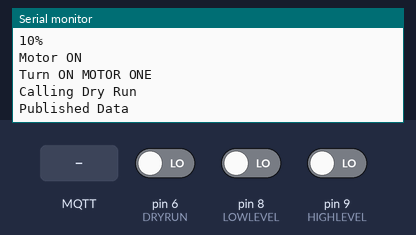
The sketch below on a simulated Arduino Uno, built with avr-gcc and run on an emulated ATmega328P. Parts: the last lines printed to the serial monitor. The inputs (shaded band) are chosen by the test bench; at power-on: pin 6 (DRYRUN) LOW, pin 8 (LOWLEVEL) LOW, pin 9 (HIGHLEVEL) LOW. WiFi joins after 1.5 s; servers stay silent unless stated; no MQTT or app messages arrive unless stated.

Above: at 2.3 s.
2.4 s: MQTT message "/online" arrives on the first subscribed topic
At 3.6 s:
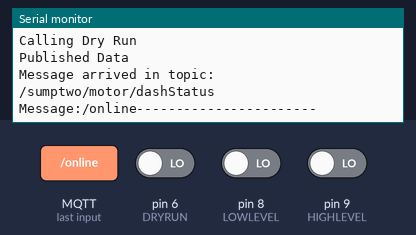
3.9 s: MQTT message "1" arrives on the first subscribed topic
5.4 s: MQTT message "on" arrives on the first subscribed topic
At 6.0 s:
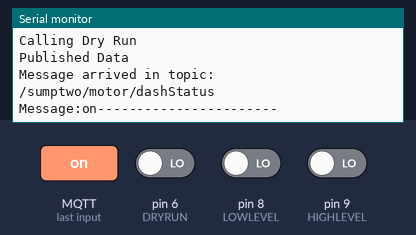
8.4 s: MQTT message "off" arrives on the first subscribed topic
At 9.6 s:
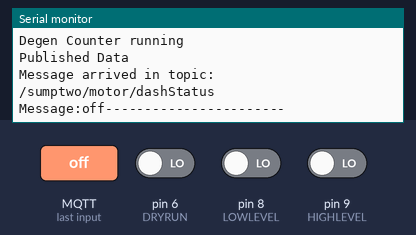

The sketch:

sumptwo.ino
```cpp
#include <SPI.h>
#include <Ethernet.h>
#include "PubSubClient.h"

#define LOWLEVEL 8 //yellow
#define HIGHLEVEL 9 //green
#define DRYRUN 6 //red

#define DEGENCOUNT 2
#define INTERVAL    2000 // 3 sec delay between publishing

#define CLIENT_ID       "SUMP_2_LEVEL" //client ID | Unique ID for SUMP & motor

#define LEVELTOPIC "/sumptwo/level"
#define ONLINESTATUS "/sumptwo/online"
#define MOTORSTATUS "/sumptwo/motor/motorstatus"
#define DASH_MOTORSTATUS "/sumptwo/motor/dashStatus"
#define DRYRUNSTATUS "/sumptwo/dryrunstatus"
#define DEGENSTATUS "/sumptwo/degen"
#define MESSAGES "/messages"

bool onTimStartFlag = false;
bool firstDegenFlag = false;
bool dryRunError = false;

unsigned long onTime, interval = 5000;//90000; //Dry run interval 1 Mnt
bool motorOnFlag = false;
bool motorWorking = false;
bool degenTimer = false;
int degenCount = 0;
unsigned long degenStartTime, degenInterval = 5000;//3600000; //Degeneration time 1Hr

bool motorConditionFlag = false;

//--------ETherNet Config-----


int failCount = 0;
long previousMillis;

byte mac[] = { 0xDE, 0xAD, 0xBE, 0xEE, 0xAE, 0xED };

IPAddress ip(192, 168, 1, 82);
IPAddress myDns(192, 168, 1, 1);
IPAddress gateway(192, 168, 1, 1);
IPAddress subnet(255, 255, 255, 0);

EthernetClient client;
PubSubClient mqttClient;

//--------------resetFunction
void(* resetFunc) (void) = 0;

//--------------CallBack
void callback(char* topic, byte* payload, unsigned int length) {

  Serial.print("Message arrived in topic: ");
  Serial.println(topic);

  Serial.print("Message:");
  for (int i = 0; i < length; i++) {
    Serial.print((char)payload[i]);
  }
  Serial.println("-----------------------");
  if (strcmp(topic, "/online") == 0) {
    //    Serial.println("Online check status ");
    //    mqttClient.publish(ONLINESTATUS, "Online");
  }
}
void setup() {
  // put your setup code here, to run once:
  pinMode(LOWLEVEL, INPUT);
  pinMode(HIGHLEVEL, INPUT);
  pinMode(DRYRUN, INPUT);

  Serial.begin(9600);
  delay(100);

  //-----ethernet setup
  //Removed DHCP setting, coz. this is a local network with no internet = so, used static IP.
  // start the Ethernet connection:
  Serial.println("Initialize Ethernet with IP:");
  // Check for Ethernet hardware present
//  if (Ethernet.hardwareStatus() == EthernetNoHardware) {
//    Serial.println("Ethernet shield was not found.  Sorry, can't run without hardware. :(");
//    while (true) {
//      delay(1); // do nothing, no point running without Ethernet hardware
//    }
//  }
//  if (Ethernet.linkStatus() == LinkOFF) {
//    Serial.println("Ethernet cable is not connected.");
//  }
  // try to congifure using IP address instead of DHCP:
  Ethernet.begin(mac, ip, gateway, subnet);
  Serial.print("  DHCP assigned IP ");
  Serial.println(Ethernet.localIP());
// give the Ethernet shield a second to initialize:
delay(1000);

Serial.println(F("SUMP 2 Level Testor"));

//setup MQTT client
mqttClient.setClient(client);
mqttClient.setCallback(callback);

//mqttClient.setServer("test.mosquitto.org", 1883);
mqttClient.setServer("192.168.1.85", 1883); //for using local broker
//mqttClient.setServer("broker.hivemq.com",1883);

Serial.println(F("MQTT client configured"));

Serial.print(" \n Trying to connect as a client -> ");
int connectionflag = mqttClient.connect(CLIENT_ID);
Serial.println(connectionflag);

boolean r;
r = mqttClient.subscribe(DASH_MOTORSTATUS);
Serial.println("subscribe status MOTORSWITCH and online ");
Serial.println(r);
}


int checkLevel() {
  bool lowLevel = digitalRead(LOWLEVEL);
  bool highLevel = digitalRead(HIGHLEVEL);
  bool dryRun = digitalRead(DRYRUN);

  Serial.print("LOW : "); Serial.print(lowLevel);
  Serial.print("| HIGH : "); Serial.print(highLevel);
  Serial.print("| DRY : "); Serial.print(dryRun);
  Serial.println();

  if (lowLevel == true && highLevel == true) {
    Serial.println("100%");
    Serial.println("Motor OFF");//full
    motorOnFlag = false;
    motorWorking = false;
    degenTimer = false;
    degenCount = 0;
    motorConditionFlag = false;
    onTimStartFlag = false;
    firstDegenFlag = false;
    dryRunError = false;
    return 1;
  }
  else if (lowLevel == true && highLevel == false) {
    Serial.println("80%");//safe
    return 2;
    //
  }
  else if (lowLevel == false && highLevel == false) {
    Serial.println("10%");
    Serial.println("Motor ON");//low level
    motorConditionFlag = true;
    //motor on time
    //motorOnFlag = true;
    if (!onTimStartFlag) {
      onTime = millis();
      onTimStartFlag = true;
    }

    return 3;
  }
  return 4;
}

void dryRunCheck() {
  bool dryRun = digitalRead(DRYRUN);

  if (motorOnFlag == true && dryRun == true ) {
    motorOnFlag = false;
    motorWorking = true;
    //no dry run
  }
  else if (motorWorking == false && dryRun == false ) {
    motorOnFlag = true;
    motorWorking = false;
    //not running
  }

  if (motorOnFlag) {
    if (millis() - onTime >= interval) {
      Serial.println("==++++=+Dry Run++++----+++---");
      firstDegenFlag = true;
      motorConditionFlag = false;
      onTimStartFlag = false;
      //stop the motor and start degeneration time.
      if (firstDegenFlag) {
        degenStartTime = millis();
        firstDegenFlag = false;
      }
      degenTimer = true;
      motorOnFlag = false;
    }
  }
  if (degenTimer) {
    Serial.println("Degen Counter running");
    if (millis() - degenStartTime >= degenInterval) {
      Serial.println("Staring again degen count ------");
      if (degenCount < DEGENCOUNT) {
        degenCount ++;
        //try to turn on Motor and Start Dry RUN
        motorConditionFlag = true;

      }
      else {
        motorConditionFlag = false;
        Serial.println("Error");
        dryRunError = true;
        mqttClient.publish(MESSAGES, "DRY RUN, Check your tank water");
        //Degen Count completed
        //Inform to check the overall system
      }
    }
  }
}
bool sendData() {
  bool sendStatusFlag;
  char* msgBuffer;
  // getWaterLevel(); //fucntion to read water level
  int readLevel = checkLevel();
  switch (readLevel) {
    case 1:
      msgBuffer = "100";
      break;
    case 2:
      msgBuffer = "80";
      break;
    case 3:
      msgBuffer = "10";
      break;
    default:
      msgBuffer = "error";
      break;
  }
  sendStatusFlag = mqttClient.publish(LEVELTOPIC, msgBuffer);
  if (sendStatusFlag == false) {
    Serial.println("Error while publishsing ");
    return false;
  }
  msgBuffer = "Online";
  sendStatusFlag = mqttClient.publish(ONLINESTATUS, msgBuffer);
  if (sendStatusFlag == false) {
    Serial.println("Error while publishsing ");
    return false;
  }
  //-----------------
  if (motorConditionFlag && !degenTimer && !dryRunError) {
    msgBuffer = "turnOnMotorOne";
    Serial.println("Turn ON MOTOR ONE");
    sendStatusFlag = mqttClient.publish(MOTORSTATUS, msgBuffer);
    if (sendStatusFlag == false) {
      Serial.println("Error while publishsing ");
      return false;
    }
  }
  else if (!motorConditionFlag && !degenTimer) {
    msgBuffer = "turnOffMotorOne";
    Serial.println("Turn OFF MOTOR ONE");
    sendStatusFlag = mqttClient.publish(MOTORSTATUS, msgBuffer);
    if (sendStatusFlag == false) {
      Serial.println("Error while publishsing ");
      return false;
    }
  }
  if (onTimStartFlag) {
    Serial.println("Calling Dry Run");
    dryRunCheck();
  }
  //-----------------
  Serial.println("Published Data ");
  return true;
}

void reconnect() {
  // Loop until we're reconnected
  while (!mqttClient.connected()) {
    Serial.print("Attempting MQTT connection...");
    // Attempt to connect
    if (mqttClient.connect(CLIENT_ID)) {
      Serial.println("connected");
      // Once connected, publish an announcement...
      mqttClient.publish(ONLINESTATUS, "Online");

    }
    else {
      Serial.print("failed, rc=");
      int state = mqttClient.state();
      //mqttErrorCode(state);
      Serial.println(" try again in 2 seconds");
      // Wait 1 seconds before retrying
      delay(1000);
    }
  }
}

void loop() {
  // check interval
  bool sendFlagcheck = false;
  if (millis() - previousMillis > INTERVAL) {
    sendFlagcheck = sendData();
    if (sendFlagcheck == false) {
      failCount ++;
    }
    else if (sendFlagcheck == true) {
      failCount = 0;
    }
    previousMillis = millis();
  }
  if (failCount > 5) {
    Serial.println("Resetting conection");
    reconnect();
  }
  mqttClient.loop();
}
```

Measured:
- after the input at 2.4 s, the serial monitor: prints a new line at once (image 1)
- after the input at 5.4 s, the serial monitor: prints a new line after 0.06 s (image 2)
- after the input at 8.4 s, the serial monitor: prints a new line after 0.06 s (image 3)
